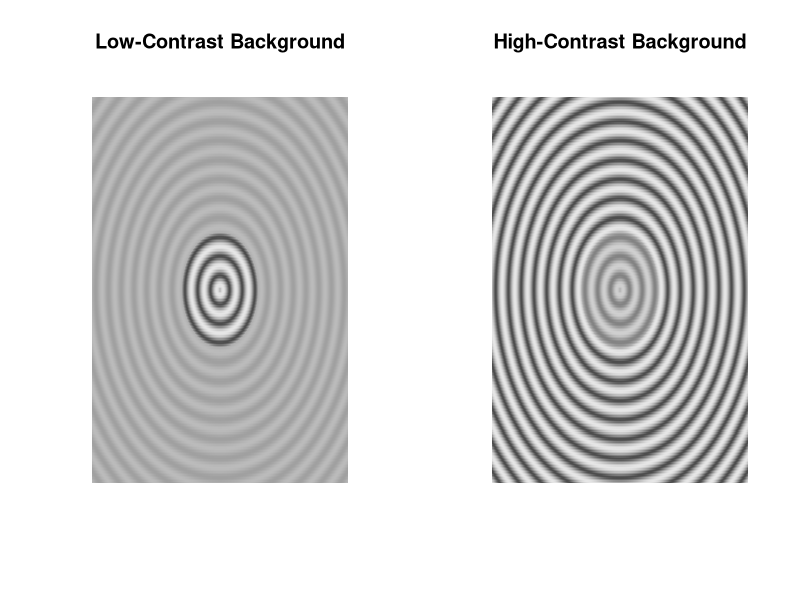
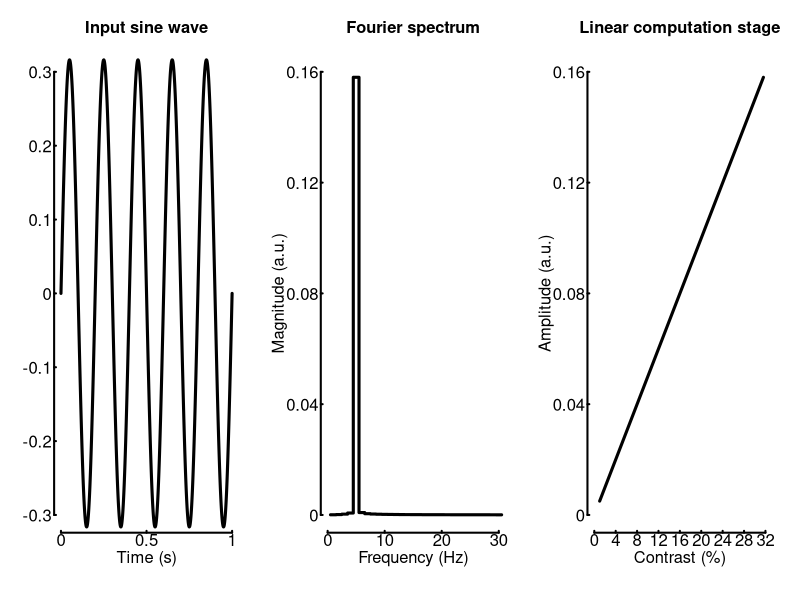
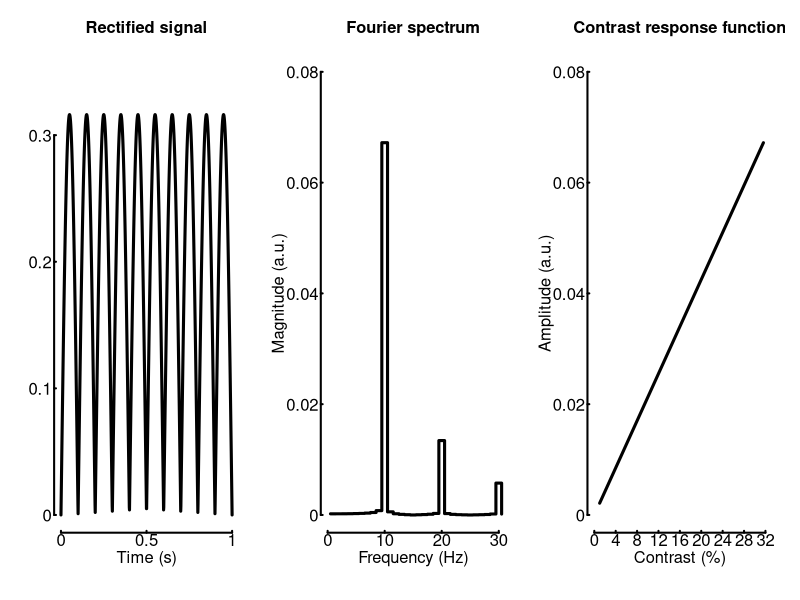
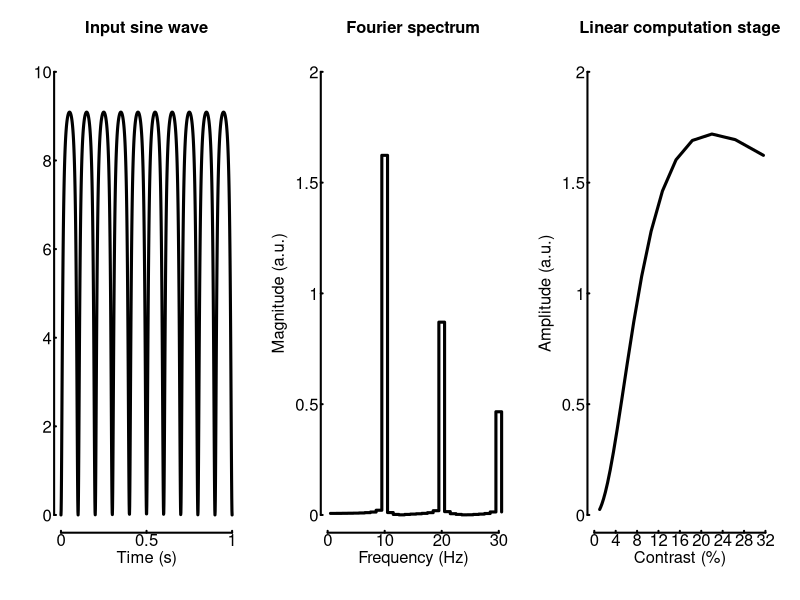
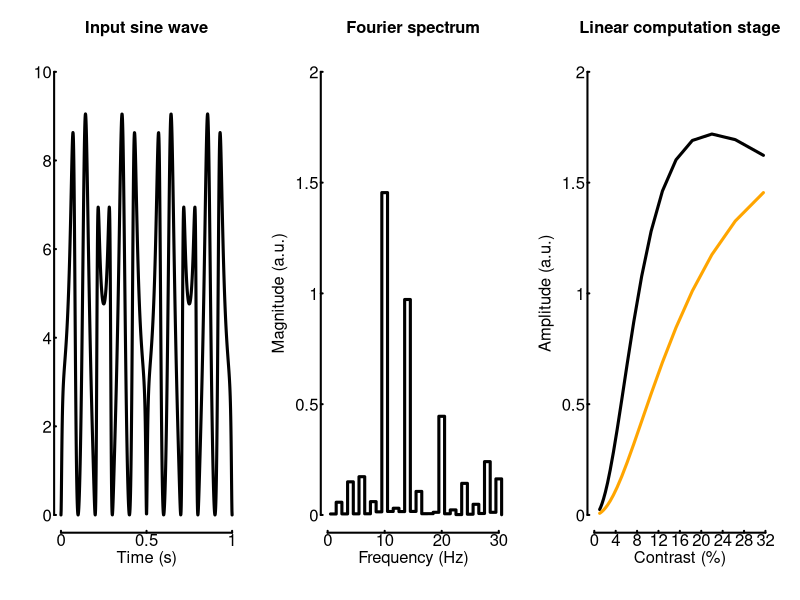
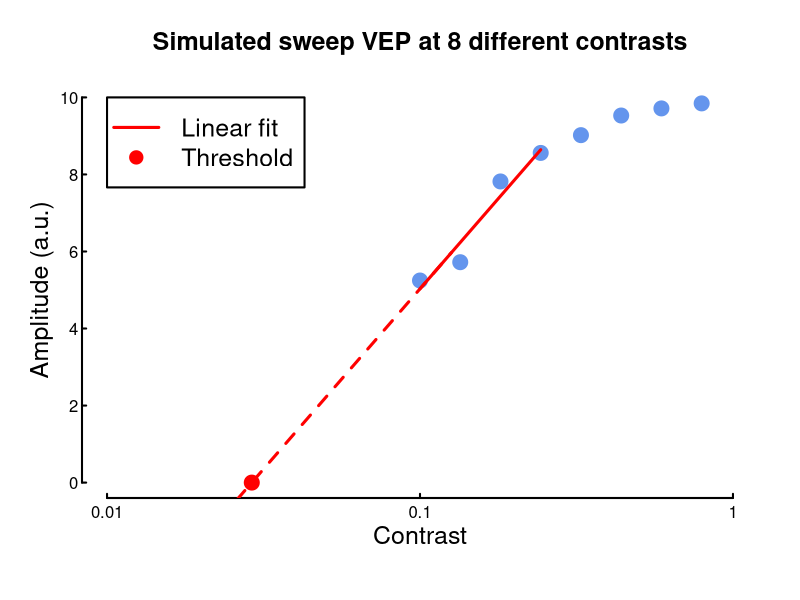
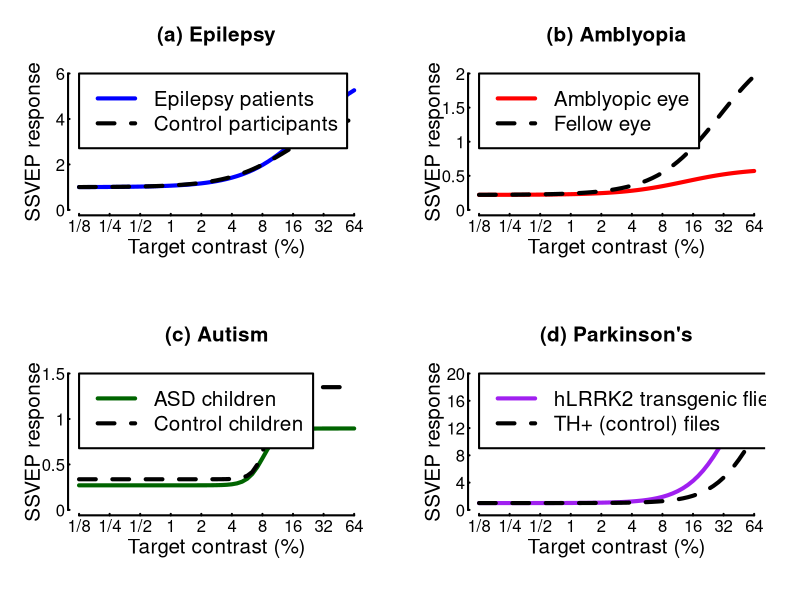

Source code (R) for these figures, in order:
## ---- chunk 1

# set up helper functions

simpleTransducerFunction <- function(inputContrast, c50, RMax){
 # Here we model a simple hyperbolic ratio function. Also called a "Naka-Rushton" function.
 # RMax defines the reponse gain of the transducer (how big the biggest output is). 
 # c50 defines the conrast sensitivity. Smaller values are more sensitive.
 # The exponent can also vary - here we fix it to 2
  expnt <- 2

  # Contrast cannot be negative. To model the responses of a set of on and off 
  # contrast detectors we perform full-wave rectification of the signal
  inputContrast <- abs(inputContrast)
  output <- RMax*(inputContrast^expnt)/(inputContrast^expnt + c50^expnt)
  return(output)
}

doubleTransducerFunction <- function(inputContrast, maskContrast, c50, RMax){
 # This version has two inputs, but the second input is purely suppressive
  expnt <- 2
  inputContrast <- abs(inputContrast)
  maskContrast <- abs(maskContrast)

  output <- RMax*(inputContrast^expnt)/(inputContrast^expnt + maskContrast^expnt + c50^expnt)
  return(output)  
}

create_grating <- function(size, frequency, phase, contrast){
    x <- matrix(rep(seq(-1,1,length=size),size),nrow=size,ncol=size)
    y <- t(x)
    grating <- sin(2 * pi * frequency * sqrt(x^2 + y^2) + phase)
    grating <- (grating + 1) / 2  # Normalize to [0, 1]
    grating <- grating * contrast + (1 - contrast) / 2  # Adjust contrast 
  return(grating)
}

create_circular_mask <- function(size){
    x <- matrix(rep(seq(-1,1,length=size),size),nrow=size,ncol=size)
    y <- t(x)
    radius <- sqrt(x^2 + y^2)
    mask <- sqrt(x**2 + y**2) <= 0.3
  return(mask)
}

if (!dir.exists('/Figures')){dir.create('/Figures')}

## ---- chunk 2

# Set parameters
size <- 256
frequency <- 10
phase <- 0
contrast_center <- 0.5
contrast_surround_low <- 0.1
contrast_surround_high <- 0.9

# Create gratings and circular masks
grating_center <- create_grating(size, frequency, phase, contrast_center)
grating_surround_low <- create_grating(size, frequency, phase, contrast_surround_low)
grating_surround_high <- create_grating(size, frequency, phase, contrast_surround_high)
mask <- create_circular_mask(size)

# Combine gratings and masks
image_low_contrast <- grating_surround_low
image_low_contrast[mask] <- grating_center[mask]
image_high_contrast <- grating_surround_high
image_high_contrast[mask] <- grating_center[mask]

png('Figures/1_centresurround.png',width=12,height=6.5, units = 'in', res = 300)

par(mfcol=c(1,2))

plot(x=NULL,y=NULL,xlim=c(0,1),ylim=c(0,1),axes=FALSE, ann=FALSE)
image(image_low_contrast,col=gray.colors(256),add=TRUE,useRaster=TRUE)
title(main='Low-Contrast Background')

plot(x=NULL,y=NULL,xlim=c(0,1),ylim=c(0,1),axes=FALSE, ann=FALSE)
image(image_high_contrast,col=gray.colors(256),add=TRUE,useRaster=TRUE)
title(main='High-Contrast Background')

dev.off()

## ---- chunk 3

inputFrequency_Hz <- 5 # We simulate a system with on input at many different contrasts
contrastRange <- (10^seq(0,1.5,length=20))/100 # Equally spaced log contrast between 1 and 10^1.5
duration_S <- 1 # All variables in this code have an _[units] where possible
digitisationRate_Hz <- 1000
freqCutoff_Hz <- 30
c50 <- 0.10
RMax <- 10

support_S <- seq(0,duration_S,length=duration_S*digitisationRate_Hz)

initialSignal <- NULL # Create lists to hold the initial contrast representation and the result of passign it through a simple Naka-Rushton function
transducedSignal <- NULL

for (contrastIndex in 1:length(contrastRange)){
  
  inputModulation <- sin(2 * pi * inputFrequency_Hz * support_S) * contrastRange[contrastIndex]

  FT_Signal <- fft(inputModulation) / length(inputModulation)
 
  inputAmplitude <- abs(FT_Signal[inputFrequency_Hz+1])
  initialSignal[contrastIndex] <- inputAmplitude

   # Now compute the FT on the signal after it has passed through a single non-linearity. Do this 
   # using the transducer functiona above.
  transducedModulation <- simpleTransducerFunction(inputModulation, c50, RMax)
  FT_transducedModulation <- fft(transducedModulation)/ length(transducedModulation)
  transducedAmplitude <- abs(FT_transducedModulation[1 + inputFrequency_Hz*2])
  transducedSignal[contrastIndex] <- transducedAmplitude
}

frequencySupport <- seq(0,freqCutoff_Hz*duration_S+1) # We only want to plot the frequencies in the FFT up to this point
  
#Make a figure with three subplots

png('Figures/2_linearsystem.png',width=12,height=4, units = 'in', res = 300)
par(mfrow=c(1,3))

  plot(x=NULL,y=NULL,axes=FALSE, ann=FALSE, xlim=c(0,1), ylim=c(-0.3,0.3))   
  axis(1, at=seq(0,1,0.5), tck=0.01, lab=F, lwd=2)     # plot tick marks (no labels)
  axis(2, at=seq(-3,3,1)/10, tck=0.01, lab=F, lwd=2)
  mtext(text = seq(0,1,0.5), side = 1, at=seq(0,1,0.5), line=0.2)     # add the tick labels
  mtext(text = seq(-3,3,1)/10, side = 2, at=seq(-3,3,1)/10, line=0.2, las=1)  
title(xlab="Time (s)", col.lab=rgb(0,0,0), line=1.5, cex.lab=1.5)    
title(main="Input sine wave", cex.main=1.5)

lines(support_S, inputModulation, lwd=3)

# Plot the absolute values of the FFT in the second axis as a bar plot

  plot(frequencySupport[2:length(frequencySupport)]-0.5,abs(FT_Signal[2:length(frequencySupport)]),type='s',lwd=3,axes=FALSE, ann=FALSE, xlim=c(0,30), ylim=c(0,0.16))
  axis(1, at=seq(0,30,10), tck=0.01, lab=F, lwd=2)     # plot tick marks (no labels)
  axis(2, at=seq(0,0.16,0.04), tck=0.01, lab=F, lwd=2)
  mtext(text = seq(0,30,10), side = 1, at=seq(0,30,10), line=0.2)     # add the tick labels
  mtext(text = seq(0,0.16,0.04), side = 2, at=seq(0,0.16,0.04), line=0.2, las=1)  
title(xlab="Frequency (Hz)", col.lab=rgb(0,0,0), line=1.5, cex.lab=1.5)    
title(ylab="Magnitude (a.u.)", col.lab=rgb(0,0,0), line=2.6, cex.lab=1.5)
title(main="Fourier spectrum", cex.main=1.5)

  plot(x=NULL,y=NULL,axes=FALSE, ann=FALSE, xlim=c(0,32), ylim=c(0,0.16))   
  axis(1, at=seq(0,32,4), tck=0.01, lab=F, lwd=2)     # plot tick marks (no labels)
  axis(2, at=seq(0,0.16,0.04), tck=0.01, lab=F, lwd=2)
  mtext(text = seq(0,32,4), side = 1, at=seq(0,32,4), line=0.2)     # add the tick labels
  mtext(text = seq(0,0.16,0.04), side = 2, at=seq(0,0.16,0.04), line=0.2, las=1)  
title(xlab="Contrast (%)", col.lab=rgb(0,0,0), line=1.5, cex.lab=1.5)    
title(ylab="Amplitude (a.u.)", col.lab=rgb(0,0,0), line=2.6, cex.lab=1.5)
title(main="Linear computation stage", cex.main=1.5)

lines(contrastRange*100,initialSignal,lwd=3)

dev.off()

## ---- chunk 4

inputFrequency_Hz <- 5 # We simulate a system with on input at many different contrasts
contrastRange <- (10^seq(0,1.5,length=20))/100 # Equally spaced log contrast between 1 and 10^1.5
duration_S <- 1 # All variables in this code have an _[units] where possible
digitisationRate_Hz <- 1000
freqCutoff_Hz <- 30
c50 <- 0.10
RMax <- 10

support_S <- seq(0,duration_S,length=duration_S*digitisationRate_Hz)

initialSignal <- NULL # Create lists to hold the initial contrast representation and the result of passign it through a simple Naka-Rushton function
transducedSignal <- NULL

for (contrastIndex in 1:length(contrastRange)){
  
  inputModulation <- sin(2 * pi * inputFrequency_Hz * support_S) * contrastRange[contrastIndex]

    # We are about to model response to contrast. Different cell populations detect positive and negative-going contrast and we can model their combined response by performing full-wave rectification as follows: 
  fullWaveRectifiedSignal <- abs(inputModulation)
  
  # This doubles the frequencies of the resulting FT and also introduces harmonics at higher frequencies but it does not alter the general shape of the contrast vs response function.
  
  # Now compute the FT on the signal after it has passed through full wave rectification
  FT_transducedModulation <- fft(fullWaveRectifiedSignal) / length(fullWaveRectifiedSignal)
 
  transducedAmplitude <- abs(FT_transducedModulation[2*inputFrequency_Hz+1])
  transducedSignal[contrastIndex] <- transducedAmplitude

}

frequencySupport <- seq(0,freqCutoff_Hz*duration_S+1) # We only want to plot the frequencies in the FFT up to this point
  
#Make a figure with three subplots

png('Figures/3_fullwaverectification.png',width=12,height=4, units = 'in', res = 300)
par(mfrow=c(1,3))

  plot(x=NULL,y=NULL,axes=FALSE, ann=FALSE, xlim=c(0,1), ylim=c(0,0.35))   
  axis(1, at=seq(0,1,0.5), tck=0.01, lab=F, lwd=2)     # plot tick marks (no labels)
  axis(2, at=seq(0,3,1)/10, tck=0.01, lab=F, lwd=2)
  mtext(text = seq(0,1,0.5), side = 1, at=seq(0,1,0.5), line=0.2)     # add the tick labels
  mtext(text = seq(0,3,1)/10, side = 2, at=seq(0,3,1)/10, line=0.2, las=1)  
title(xlab="Time (s)", col.lab=rgb(0,0,0), line=1.5, cex.lab=1.5)    
title(main="Rectified signal", cex.main=1.5)

lines(support_S, fullWaveRectifiedSignal, lwd=3)

# Plot the absolute values of the FFT in the second axis as a bar plot
  plot(frequencySupport[2:length(frequencySupport)]-0.5,abs(FT_transducedModulation[2:length(frequencySupport)]),type='s',lwd=3,axes=FALSE, ann=FALSE, xlim=c(0,30), ylim=c(0,0.08))
  axis(1, at=seq(0,30,10), tck=0.01, lab=F, lwd=2)     # plot tick marks (no labels)
  axis(2, at=seq(0,0.08,0.02), tck=0.01, lab=F, lwd=2)
  mtext(text = seq(0,30,10), side = 1, at=seq(0,30,10), line=0.2)     # add the tick labels
  mtext(text = seq(0,0.08,0.02), side = 2, at=seq(0,0.08,0.02), line=0.2, las=1)  
title(xlab="Frequency (Hz)", col.lab=rgb(0,0,0), line=1.5, cex.lab=1.5)    
title(ylab="Magnitude (a.u.)", col.lab=rgb(0,0,0), line=2.6, cex.lab=1.5)
title(main="Fourier spectrum", cex.main=1.5)

  plot(x=NULL,y=NULL,axes=FALSE, ann=FALSE, xlim=c(0,32), ylim=c(0,0.08))   
  axis(1, at=seq(0,32,4), tck=0.01, lab=F, lwd=2)     # plot tick marks (no labels)
  axis(2, at=seq(0,0.08,0.02), tck=0.01, lab=F, lwd=2)
  mtext(text = seq(0,32,4), side = 1, at=seq(0,32,4), line=0.2)     # add the tick labels
  mtext(text = seq(0,0.08,0.02), side = 2, at=seq(0,0.08,0.02), line=0.2, las=1)  
title(xlab="Contrast (%)", col.lab=rgb(0,0,0), line=1.5, cex.lab=1.5)    
title(ylab="Amplitude (a.u.)", col.lab=rgb(0,0,0), line=2.6, cex.lab=1.5)
title(main="Contrast response function", cex.main=1.5)

lines(contrastRange*100,transducedSignal,lwd=3)

dev.off()

## ---- chunk 5

inputFrequency_Hz <- 5 # We simulate a system with on input at many different contrasts
contrastRange <- (10^seq(0,1.5,length=20))/100 # Equally spaced log contrast between 1 and 10^1.5
duration_S <- 1 # All variables in this code have an _[units] where possible
digitisationRate_Hz <- 1000
freqCutoff_Hz <- 30
c50 <- 0.10
RMax <- 10

support_S <- seq(0,duration_S,length=duration_S*digitisationRate_Hz)

initialSignal <- NULL # Create lists to hold the initial contrast representation and the result of passign it through a simple Naka-Rushton function
transducedSignal <- NULL

for (contrastIndex in 1:length(contrastRange)){
  
  inputModulation <- sin(2 * pi * inputFrequency_Hz * support_S) * contrastRange[contrastIndex]

  FT_Signal <- fft(inputModulation) / length(inputModulation)
 
  inputAmplitude <- abs(FT_Signal[inputFrequency_Hz+1])
  initialSignal[contrastIndex] <- inputAmplitude

   # Now compute the FT on the signal after it has passed through a single non-linearity. Do this 
   # using the transducer function above.
  transducedModulation <- simpleTransducerFunction(inputModulation, c50, RMax)
  FT_transducedModulation <- fft(transducedModulation)/ length(transducedModulation)
  transducedAmplitude <- abs(FT_transducedModulation[1 + inputFrequency_Hz*2])
  transducedSignal[contrastIndex] <- transducedAmplitude
}

frequencySupport <- seq(0,freqCutoff_Hz*duration_S+1) # We only want to plot the frequencies in the FFT up to this point
  
#Make a figure with three subplots

png('Figures/4_transducer.png',width=12,height=4, units = 'in', res = 300)
par(mfrow=c(1,3))

  plot(x=NULL,y=NULL,axes=FALSE, ann=FALSE, xlim=c(0,1), ylim=c(0,10))   
  axis(1, at=seq(0,1,0.5), tck=0.01, lab=F, lwd=2)     # plot tick marks (no labels)
  axis(2, at=seq(0,10,2), tck=0.01, lab=F, lwd=2)
  mtext(text = seq(0,1,0.5), side = 1, at=seq(0,1,0.5), line=0.2)     # add the tick labels
  mtext(text = seq(0,10,2), side = 2, at=seq(0,10,2), line=0.2, las=1)  
title(xlab="Time (s)", col.lab=rgb(0,0,0), line=1.5, cex.lab=1.5)    
title(main="Input sine wave", cex.main=1.5)

lines(support_S, transducedModulation, lwd=3)

# Plot the absolute values of the FFT in the second axis as a bar plot

  plot(frequencySupport[2:length(frequencySupport)]-0.5,abs(FT_transducedModulation[2:length(frequencySupport)]),type='s',lwd=3,axes=FALSE, ann=FALSE, xlim=c(0,30), ylim=c(0,2))
  axis(1, at=seq(0,30,10), tck=0.01, lab=F, lwd=2)     # plot tick marks (no labels)
  axis(2, at=seq(0,2,0.5), tck=0.01, lab=F, lwd=2)
  mtext(text = seq(0,30,10), side = 1, at=seq(0,30,10), line=0.2)     # add the tick labels
  mtext(text = seq(0,2,0.5), side = 2, at=seq(0,2,0.5), line=0.2, las=1)  
title(xlab="Frequency (Hz)", col.lab=rgb(0,0,0), line=1.5, cex.lab=1.5)    
title(ylab="Magnitude (a.u.)", col.lab=rgb(0,0,0), line=2.6, cex.lab=1.5)
title(main="Fourier spectrum", cex.main=1.5)

  plot(x=NULL,y=NULL,axes=FALSE, ann=FALSE, xlim=c(0,32), ylim=c(0,2))   
  axis(1, at=seq(0,32,4), tck=0.01, lab=F, lwd=2)     # plot tick marks (no labels)
  axis(2, at=seq(0,2,0.5), tck=0.01, lab=F, lwd=2)
  mtext(text = seq(0,32,4), side = 1, at=seq(0,32,4), line=0.2)     # add the tick labels
  mtext(text = seq(0,2,0.5), side = 2, at=seq(0,2,0.5), line=0.2, las=1)  
title(xlab="Contrast (%)", col.lab=rgb(0,0,0), line=1.5, cex.lab=1.5)    
title(ylab="Amplitude (a.u.)", col.lab=rgb(0,0,0), line=2.6, cex.lab=1.5)
title(main="Linear computation stage", cex.main=1.5)

lines(contrastRange*100,transducedSignal,lwd=3)

dev.off()

## ---- chunk 6

inputFrequency_Hz <- 5 # We simulate a system with on input at many different contrasts
contrastRange <- (10^seq(0,1.5,length=20))/100 # Equally spaced log contrast between 1 and 10^1.5
maskFrequency_Hz <- 7
maskContrast <- max(contrastRange)

duration_S <- 1 # All variables in this code have an _[units] where possible
digitisationRate_Hz <- 1000
freqCutoff_Hz <- 30
c50 <- 0.10
RMax <- 10

support_S <- seq(0,duration_S,length=duration_S*digitisationRate_Hz)

initialSignal <- NULL # Create lists to hold the initial contrast representation and the result of passign it through a simple Naka-Rushton function
transducedSignal <- NULL
maskedSignal <- NULL

for (contrastIndex in 1:length(contrastRange)){
  
  inputModulation <- sin(2 * pi * inputFrequency_Hz * support_S) * contrastRange[contrastIndex]
  maskModulation <- sin(2 * pi * maskFrequency_Hz * support_S) * maskContrast

   # Now compute the FT on the signal after it has passed through a single non-linearity. Do this 
   # using the transducer functiona above.
  transducedModulation <- doubleTransducerFunction(inputModulation, 0*maskModulation, c50,RMax)
  FT_transducedModulation <- fft(transducedModulation)/ length(transducedModulation)
  transducedAmplitude <- abs(FT_transducedModulation[1+inputFrequency_Hz*2])
  transducedSignal[contrastIndex] <- transducedAmplitude
  
  transducedModulation <- doubleTransducerFunction(inputModulation, maskModulation, c50,RMax)
  FT_transducedModulation <- fft(transducedModulation)/ length(transducedModulation)
  transducedAmplitude <- abs(FT_transducedModulation[1+inputFrequency_Hz*2])
  maskedSignal[contrastIndex] <- transducedAmplitude
}

frequencySupport <- seq(0,freqCutoff_Hz*duration_S+1) # We only want to plot the frequencies in the FFT up to this point
  
#Make a figure with three subplots

png('Figures/5_twoinputs.png',width=12,height=4, units = 'in', res = 300)
par(mfrow=c(1,3))

  plot(x=NULL,y=NULL,axes=FALSE, ann=FALSE, xlim=c(0,1), ylim=c(0,10))   
  axis(1, at=seq(0,1,0.5), tck=0.01, lab=F, lwd=2)     # plot tick marks (no labels)
  axis(2, at=seq(0,10,2), tck=0.01, lab=F, lwd=2)
  mtext(text = seq(0,1,0.5), side = 1, at=seq(0,1,0.5), line=0.2)     # add the tick labels
  mtext(text = seq(0,10,2), side = 2, at=seq(0,10,2), line=0.2, las=1)  
title(xlab="Time (s)", col.lab=rgb(0,0,0), line=1.5, cex.lab=1.5)    
title(main="Input sine wave", cex.main=1.5)

lines(support_S, transducedModulation, lwd=3)

# Plot the absolute values of the FFT in the second axis as a bar plot

  plot(frequencySupport[2:length(frequencySupport)]-0.5,abs(FT_transducedModulation[2:length(frequencySupport)]),type='s',lwd=3,axes=FALSE, ann=FALSE, xlim=c(0,30), ylim=c(0,2))
  axis(1, at=seq(0,30,10), tck=0.01, lab=F, lwd=2)     # plot tick marks (no labels)
  axis(2, at=seq(0,2,0.5), tck=0.01, lab=F, lwd=2)
  mtext(text = seq(0,30,10), side = 1, at=seq(0,30,10), line=0.2)     # add the tick labels
  mtext(text = seq(0,2,0.5), side = 2, at=seq(0,2,0.5), line=0.2, las=1)  
title(xlab="Frequency (Hz)", col.lab=rgb(0,0,0), line=1.5, cex.lab=1.5)    
title(ylab="Magnitude (a.u.)", col.lab=rgb(0,0,0), line=2.6, cex.lab=1.5)
title(main="Fourier spectrum", cex.main=1.5)

  plot(x=NULL,y=NULL,axes=FALSE, ann=FALSE, xlim=c(0,32), ylim=c(0,2))   
  axis(1, at=seq(0,32,4), tck=0.01, lab=F, lwd=2)     # plot tick marks (no labels)
  axis(2, at=seq(0,2,0.5), tck=0.01, lab=F, lwd=2)
  mtext(text = seq(0,32,4), side = 1, at=seq(0,32,4), line=0.2)     # add the tick labels
  mtext(text = seq(0,2,0.5), side = 2, at=seq(0,2,0.5), line=0.2, las=1)  
title(xlab="Contrast (%)", col.lab=rgb(0,0,0), line=1.5, cex.lab=1.5)    
title(ylab="Amplitude (a.u.)", col.lab=rgb(0,0,0), line=2.6, cex.lab=1.5)
title(main="Linear computation stage", cex.main=1.5)

lines(contrastRange*100,transducedSignal,lwd=3)
lines(contrastRange*100,maskedSignal,col='orange',lwd=3)

dev.off()

## ---- chunk 7

# Define some constants
nLevels <- 8
internalNoise <- 1
inputFrequency_Hz <- 5 # We simulate a system with on input at many different contrasts
contrastRange <- (10^seq(1,1.9,length=nLevels))/100  # Equally spaced log contrast between 1 and 10^1.9
duration_S <- 1 # All variables in this code have an _[units] where possible
digitisationRate_Hz <- 1000
freqCutoff_Hz <- 30

support_S <- seq(0,duration_S,length=duration_S*digitisationRate_Hz)

initialSignal <- NULL
transducedSignal <- NULL
for (contrastIndex in 1:length(contrastRange)){
  inputModulation <- sin(2 * pi * inputFrequency_Hz * support_S) * contrastRange[contrastIndex] + runif(length(support_S))*internalNoise

  FT_Signal <- fft(inputModulation) / length(inputModulation)

  responseAmplitude <- abs(FT_Signal[inputFrequency_Hz+1])
  initialSignal[contrastIndex] <- responseAmplitude
  transducedSignal[contrastIndex] <- simpleTransducerFunction(responseAmplitude, 0.05, 10)
}
# Now fit a linear regression to the first 4 contrast levels (before it saturates) and find out where this crosses the Y-axis
X = log10(contrastRange[1:4])
X2 = log10((10^seq(0.1,1.1,length=nLevels))/100)
y <- transducedSignal[1:4]
reg <- lm(y ~ X)
x_intercept <- 10 ^ (-reg$coefficients[1] / reg$coefficients[2])
Yfit <- reg$coefficients[2]*X + reg$coefficients[1]
Yextrap <- reg$coefficients[2]*X2 + reg$coefficients[1]

png('Figures/6_sweepplot.png',width=6,height=6, units = 'in', res = 300)

  plot(x=NULL,y=NULL,axes=FALSE, ann=FALSE, xlim=c(-2,0), ylim=c(0,10))   
  axis(1, at=seq(-2,0,1), tck=0.01, lab=F, lwd=2)     # plot tick marks (no labels)
  axis(2, at=seq(0,10,2), tck=0.01, lab=F, lwd=2)
  mtext(text = c(0.01,0.1,1), side = 1, at=seq(-2,0,1), line=0.2)     # add the tick labels
  mtext(text = seq(0,10,2), side = 2, at=seq(0,10,2), line=0.2, las=1)  
title(xlab="Contrast", col.lab=rgb(0,0,0), line=1.5, cex.lab=1.5)    
title(ylab="Amplitude (a.u.)", col.lab=rgb(0,0,0), line=1.5, cex.lab=1.5)    
title(main=paste("Simulated sweep VEP at",nLevels,"different contrasts"), cex.main=1.5)

points(log10(contrastRange),transducedSignal,pch=19,col='cornflowerblue',cex=2)
points(log10(x_intercept),0,pch=19,col='red',cex=2)

lines(X,Yfit,lwd=3,col='red')
lines(X2,Yextrap,lwd=3,lty=2,col='red')

legend(-2,10,c('Linear fit','Threshold'),lty=c(1,NA),pch=c(NA,19),lwd=3,col='red',box.lwd=2,cex=1.5)

dev.off()

# axs.semilogx(contrastRange[:4], reg.predict(X), 'r-', label='Linear Fit')
# axs.semilogx(np.logspace(0.1,1.1,nLevels)/100, reg.predict(X2), 'r--')


## ---- chunk 8

# Parameters
finecontrastsdB <- seq(-18,36,1)
finecontrasts <- 10^(finecontrastsdB / 20)
ticklocsx <- seq(-18,36,6)
ticklabelsx <- c('1/8', '1/4', '1/2', 1, 2, 4, 8, 16, 32, 64)

png('Figures/7_clinicalplot.png',width=12,height=12, units = 'in', res = 300)
par(mfrow=c(2,2))

epilepsyparams <- matrix(0,nrow=2,ncol=4) 
epilepsyparams[1,] <- c(3.4, 0.15, 1.4, 1)  # controls
epilepsyparams[2,] <- c(5.3, 0.23, 1.4, 1)  # patients

# Calculate responses
respEPIcontrols <- epilepsyparams[1,1] * ((finecontrasts/100)^epilepsyparams[1,3] /
                (epilepsyparams[1,2]^epilepsyparams[1,3] + (finecontrasts/100)^epilepsyparams[1,3])) + epilepsyparams[1,4]

respEPIpatients <- epilepsyparams[2,1] * ((finecontrasts/100)^epilepsyparams[2,3] /
                (epilepsyparams[2,2]^epilepsyparams[2,3] + (finecontrasts/100)^epilepsyparams[2,3])) + epilepsyparams[2,4]

ticklocsy <- seq(0,6,2)
  plot(x=NULL,y=NULL,axes=FALSE, ann=FALSE, xlim=c(-18,36), ylim=c(0,6))   
  axis(1, at=ticklocsx, tck=0.01, lab=F, lwd=2)     # plot tick marks (no labels)
  axis(2, at=ticklocsy, tck=0.01, lab=F, lwd=2)
  mtext(text = ticklabelsx, side = 1, at=ticklocsx, line=0.2)     # add the tick labels
  mtext(text = ticklocsy, side = 2, at=ticklocsy, line=0.2, las=1)  
  title(xlab="Target contrast (%)", col.lab=rgb(0,0,0), line=1.5, cex.lab=1.5)    
  title(ylab="SSVEP response", col.lab=rgb(0,0,0), line=1.5, cex.lab=1.5)
  title(main="(a) Epilepsy", cex.main=1.5)

lines(finecontrastsdB, respEPIpatients, lwd=4, col='blue')
lines(finecontrastsdB, respEPIcontrols, lwd=4, col='black', lty=2)

legend(-18,6,c('Epilepsy patients','Control participants'),lwd=4,lty=1:2,col=c('blue','black'),box.lwd=2,cex=1.5)



amblyparams <- matrix(0,nrow=2,ncol=4) 
amblyparams[1,] <- c(0.39, 37.2, 1.4, 0.22)  # amblyopic eye
amblyparams[2,] <- c(2.33, 111.69, 1.4, 0.22)  # fellow eye

# Calculate responses
respambly <- amblyparams[1,1] * ((finecontrasts)^amblyparams[1,3] /
                (amblyparams[1,2] + (finecontrasts)^amblyparams[1,3])) + amblyparams[1,4]

respfellow <- amblyparams[2,1] * ((finecontrasts)^amblyparams[2,3] /
                (amblyparams[2,2] + (finecontrasts)^amblyparams[2,3])) + amblyparams[2,4]

ticklocsy <- seq(0,2,0.5)
  plot(x=NULL,y=NULL,axes=FALSE, ann=FALSE, xlim=c(-18,36), ylim=c(0,2))   
  axis(1, at=ticklocsx, tck=0.01, lab=F, lwd=2)     # plot tick marks (no labels)
  axis(2, at=ticklocsy, tck=0.01, lab=F, lwd=2)
  mtext(text = ticklabelsx, side = 1, at=ticklocsx, line=0.2)     # add the tick labels
  mtext(text = ticklocsy, side = 2, at=ticklocsy, line=0.2, las=1)  
  title(xlab="Target contrast (%)", col.lab=rgb(0,0,0), line=1.5, cex.lab=1.5)     
  title(ylab="SSVEP response", col.lab=rgb(0,0,0), line=1.5, cex.lab=1.5)
  title(main="(b) Amblyopia", cex.main=1.5)

lines(finecontrastsdB, respambly, lwd=4, col='red')
lines(finecontrastsdB, respfellow, lwd=4, col='black', lty=2)

legend(-18,2,c('Amblyopic eye','Fellow eye'),lwd=4,lty=1:2,col=c('red','black'),box.lwd=2,cex=1.5)


# Autism and control groups for the autism plot

autismparams <- matrix(0,nrow=2,ncol=4) 
autismparams[1,] <- c(0.6253, 0.2701, 125550, 5.6199)  # ASD group
autismparams[2,] <- c(1.0131, 0.3369, 3589900, 6.8622)  # control group

# Calculate responses
respASD <- (autismparams[1,1] * (finecontrasts^autismparams[1,4]) /
           (autismparams[1,3] + finecontrasts^autismparams[1,4])) + autismparams[1,2]
respCON <- (autismparams[2,1] * (finecontrasts^autismparams[2,4]) /
           (autismparams[2,3] + finecontrasts^autismparams[2,4])) + autismparams[2,2]

ticklocsy <- seq(0,1.5,0.5)
  plot(x=NULL,y=NULL,axes=FALSE, ann=FALSE, xlim=c(-18,36), ylim=c(0,1.5))   
  axis(1, at=ticklocsx, tck=0.01, lab=F, lwd=2)     # plot tick marks (no labels)
  axis(2, at=ticklocsy, tck=0.01, lab=F, lwd=2)
  mtext(text = ticklabelsx, side = 1, at=ticklocsx, line=0.2)     # add the tick labels
  mtext(text = ticklocsy, side = 2, at=ticklocsy, line=0.2, las=1)  
  title(xlab="Target contrast (%)", col.lab=rgb(0,0,0), line=1.5, cex.lab=1.5)    
  title(ylab="SSVEP response", col.lab=rgb(0,0,0), line=1.5, cex.lab=1.5)
  title(main="(c) Autism", cex.main=1.5)

lines(finecontrastsdB, respASD, lwd=4, col='darkgreen')
lines(finecontrastsdB, respCON, lwd=4, col='black', lty=2)

legend(-18,1.5,c('ASD children','Control children'),lwd=4,lty=1:2,col=c('darkgreen','black'),box.lwd=2,cex=1.5)


# PD parameters for Drosophila from Afsari et al HMG 2014

PDparams2F1 <- matrix(0,nrow=2,ncol=4) 
PDparams2F1[1,] <- c(22, 0.7, 2, 1)  # controls
PDparams2F1[2,] <- c(24, 0.4, 2, 1)  # hLRRK2

PDparams1F1 <- matrix(0,nrow=2,ncol=4) 
PDparams1F1[1,] <- c(104, 0.76, 2, 1)  # controls
PDparams1F1[2,] <- c(170, 0.382, 2, 1)  # hLRRK2

# Note: Here we plot the 2F1 curves which, we think, most closely correspond to the more central neuronal (as opposed to the photoreceptor-derived) signals
respParkControls <- PDparams2F1[1,1] * ((finecontrasts/100)^PDparams2F1[1,3] /
                      (PDparams2F1[1,2]^PDparams2F1[1,3] + (finecontrasts/100)^PDparams2F1[1,3])) + PDparams2F1[1,4]

respParkPatients <- PDparams2F1[2,1] * ((finecontrasts/100)^PDparams2F1[2,3] /
                      (PDparams2F1[2,2]^PDparams2F1[2,3] + (finecontrasts/100)^PDparams2F1[2,3])) + PDparams2F1[2,4]


ticklocsy <- seq(0,20,4)
  plot(x=NULL,y=NULL,axes=FALSE, ann=FALSE, xlim=c(-18,36), ylim=c(0,20))   
  axis(1, at=ticklocsx, tck=0.01, lab=F, lwd=2)     # plot tick marks (no labels)
  axis(2, at=ticklocsy, tck=0.01, lab=F, lwd=2)
  mtext(text = ticklabelsx, side = 1, at=ticklocsx, line=0.2)     # add the tick labels
  mtext(text = ticklocsy, side = 2, at=ticklocsy, line=0.2, las=1)  
  title(xlab="Target contrast (%)", col.lab=rgb(0,0,0), line=1.5, cex.lab=1.5)       
  title(ylab="SSVEP response", col.lab=rgb(0,0,0), line=1.5, cex.lab=1.5)
  title(main="(d) Parkinson's", cex.main=1.5)

lines(finecontrastsdB, respParkPatients, lwd=4, col='purple')
lines(finecontrastsdB, respParkControls, lwd=4, col='black', lty=2)

legend(-18,20,c('hLRRK2 transgenic flies','TH+ (control) files'),lwd=4,lty=1:2,col=c('purple','black'),box.lwd=2,cex=1.5)

dev.off()


